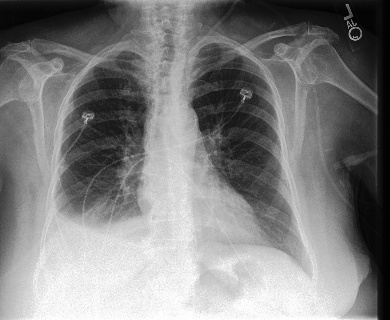
#> input picture deploy/assets/sample_xray.jpg, 390 x 320 px
$ python -i gaussian_blur.py   (imports and definitions only)
#> lines starting #> are read from the running program, lines starting #| are printed output that depends on the picture
"""
Gaussian Blur — texture-bias transform.

Blurs the image with a Gaussian kernel, suppressing high-frequency texture
details. Forces a model trained on these images to rely on low-frequency
shape and structural cues rather than fine-grained texture patterns.
"""

from PIL import Image, ImageFilter

TARGET_SIZE = (224, 224)
BLUR_RADIUS = 2


def apply(img: Image.Image, radius: int = BLUR_RADIUS) -> Image.Image:
    """
    Apply Gaussian blur to a PIL image.

    Args:
        img:    Input image (any mode).
        radius: Blur kernel radius in pixels.

    Returns:
        Grayscale (mode 'L') blurred image at TARGET_SIZE.
    """
    gray = img.convert("L")
    if gray.size != TARGET_SIZE:
        gray = gray.resize(TARGET_SIZE, Image.BILINEAR)
    return gray.filter(ImageFilter.GaussianBlur(radius=radius))

>>> from PIL import Image
>>> picture = Image.open('../../../deploy/assets/sample_xray.jpg')
#> picture is the input picture: PIL image 390x320 L; min 0, max 255, mean 128.4
>>> result = apply(picture)
#> in apply, `gray = gray.resize(TARGET_SIZE, Image.BILINEAR)`:
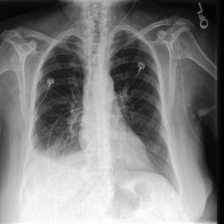
#> gray: PIL image 224x224 L; min 0, max 255, mean 128.4
